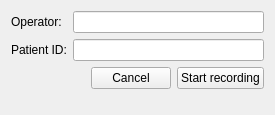
<?xml version="1.0" encoding="UTF-8"?>
<ui version="4.0">
 <class>NewRecordingDialog</class>
 <widget class="QDialog" name="NewRecordingDialog">
  <property name="geometry">
   <rect>
    <x>0</x>
    <y>0</y>
    <width>275</width>
    <height>115</height>
   </rect>
  </property>
  <property name="windowTitle">
   <string>New recording</string>
  </property>
  <property name="modal">
   <bool>true</bool>
  </property>
  <layout class="QFormLayout" name="formLayout">
   <item row="0" column="0">
    <widget class="QLabel" name="operatorLabel">
     <property name="text">
      <string>Operator:</string>
     </property>
    </widget>
   </item>
   <item row="0" column="1">
    <widget class="QLineEdit" name="operator_id"/>
   </item>
   <item row="1" column="0">
    <widget class="QLabel" name="label">
     <property name="text">
      <string>Patient ID:</string>
     </property>
    </widget>
   </item>
   <item row="1" column="1">
    <widget class="QLineEdit" name="patient_id"/>
   </item>
   <item row="2" column="0" colspan="2">
    <layout class="QHBoxLayout" name="horizontalLayout">
     <item>
      <spacer name="horizontalSpacer">
       <property name="orientation">
        <enum>Qt::Horizontal</enum>
       </property>
       <property name="sizeHint" stdset="0">
        <size>
         <width>40</width>
         <height>20</height>
        </size>
       </property>
      </spacer>
     </item>
     <item>
      <widget class="QPushButton" name="pushButton">
       <property name="text">
        <string>Cancel</string>
       </property>
       <property name="autoDefault">
        <bool>false</bool>
       </property>
      </widget>
     </item>
     <item>
      <widget class="QPushButton" name="pushButton_2">
       <property name="text">
        <string>Start recording</string>
       </property>
       <property name="autoDefault">
        <bool>false</bool>
       </property>
       <property name="default">
        <bool>false</bool>
       </property>
      </widget>
     </item>
    </layout>
   </item>
  </layout>
 </widget>
 <tabstops>
  <tabstop>operator_id</tabstop>
  <tabstop>patient_id</tabstop>
  <tabstop>pushButton_2</tabstop>
  <tabstop>pushButton</tabstop>
 </tabstops>
 <resources/>
 <connections>
  <connection>
   <sender>operator_id</sender>
   <signal>returnPressed()</signal>
   <receiver>patient_id</receiver>
   <slot>setFocus()</slot>
   <hints>
    <hint type="sourcelabel">
     <x>127</x>
     <y>23</y>
    </hint>
    <hint type="destinationlabel">
     <x>122</x>
     <y>54</y>
    </hint>
   </hints>
  </connection>
  <connection>
   <sender>pushButton_2</sender>
   <signal>clicked()</signal>
   <receiver>NewRecordingDialog</receiver>
   <slot>accept()</slot>
   <hints>
    <hint type="sourcelabel">
     <x>248</x>
     <y>86</y>
    </hint>
    <hint type="destinationlabel">
     <x>11</x>
     <y>-10</y>
    </hint>
   </hints>
  </connection>
  <connection>
   <sender>pushButton</sender>
   <signal>clicked()</signal>
   <receiver>NewRecordingDialog</receiver>
   <slot>reject()</slot>
   <hints>
    <hint type="sourcelabel">
     <x>73</x>
     <y>89</y>
    </hint>
    <hint type="destinationlabel">
     <x>29</x>
     <y>-6</y>
    </hint>
   </hints>
  </connection>
  <connection>
   <sender>patient_id</sender>
   <signal>returnPressed()</signal>
   <receiver>pushButton_2</receiver>
   <slot>click()</slot>
   <hints>
    <hint type="sourcelabel">
     <x>170</x>
     <y>53</y>
    </hint>
    <hint type="destinationlabel">
     <x>166</x>
     <y>82</y>
    </hint>
   </hints>
  </connection>
 </connections>
</ui>
